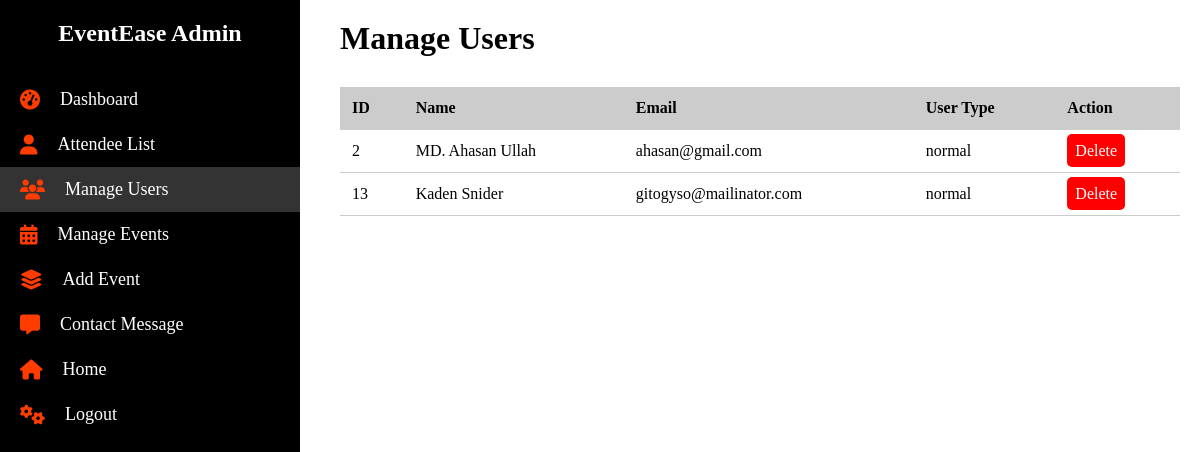
The app's page /views/manage_users.php (signed in) with its own data.
### tables this page shows
CREATE TABLE `users` (
  `id` int(11) NOT NULL,
  `name` varchar(100) DEFAULT NULL,
  `email` varchar(100) DEFAULT NULL,
  `password` varchar(100) DEFAULT NULL,
  `user_type` varchar(10) DEFAULT 'normal'
);

### models/admin_model.php (called while the page is built, shortened)
<?php
require __DIR__ . '../../config/db.php';
function getAllUsers(){
  global $conn;
  $sql = "select id, name, email, user_type from users where user_type != 'admin'";
  $result = $conn->query($sql);
  $users = [];
  while ($row = $result->fetch_assoc()) {
    $users[] = $row;
  }
  return $users;
}
?>

### controllers/admin_controller.php (called while the page is built, shortened)
<?php
include '../models/admin_model.php';
function allUsers(){
  return getAllUsers();
}
?>

### views/manage_users.php (the view, shortened to what this page needs)
<?php
include '../controllers/admin_controller.php';
$users=allUsers();
?>
<!DOCTYPE html>
<html lang="en">
<head>
  <link rel="stylesheet" href="../public/styles/admin/manage_users.css">
</head>
<body>
  <?php
  include __DIR__ . "/layouts/admin_sidebar.php";
  ?>
  <main class="user-table">
    <h1>Manage Users</h1>
    <div class="table-container">
      <table>
        <thead>
          <tr>
            <th>ID</th>
            <th>Name</th>
            <th>Email</th>
            <th>User Type</th>
            <th>Action</th>
          </tr>
        </thead>
        <tbody>
          <?php
          if ($users) {
            foreach($users as $user){
              echo "<tr>";
              echo "<td>" . $user["id"] . "</td>";
              echo "<td>" . $user["name"] . "</td>";
              echo "<td>" . $user["email"] . "</td>";
              echo "<td>" . $user["user_type"] . "</td>";
              echo "<td><a class='delete-btn' href='../controllers/admin_controller.php?user_delete=true&id=" . $user["id"] . "'>Delete</a></td>";
              echo "</tr>";
            }
          } else {
            echo "<tr><td colspan='5'>No users found.</td></tr>";
          }
          ?>
        </tbody>
      </table>
    </div>
  </main>
</body>
</html>

### public/styles/admin/manage_users.css (style rules this page uses)
body { margin: 0; padding: 0; box-sizing: border-box; }
.table-container { overflow-x: auto; }
.user-table, .event-table { margin-left: 320px; padding: 20px; }
table { width: 100%; max-width: 1000px; border-collapse: collapse; margin-top: 30px; }
th,td { text-align: left; padding: 12px; border-bottom: 1px solid #ccc; }
th { background-color: #ccc; }
.delete-btn,.update-btn { background-color: red; color: white; text-decoration: none; padding: 8px; border-radius: 5px; }

### public/styles/admin/admin_sidebar.css (style rules this page uses)
* { margin: 0; padding: 0; box-sizing: border-box; }

### records on screen
users: id "2", name "MD. Ahasan Ullah", email "ahasan@gmail.com", user_type "normal"
users: id "13", name "Kaden Snider", email "gitogyso@mailinator.com", user_type "normal"
